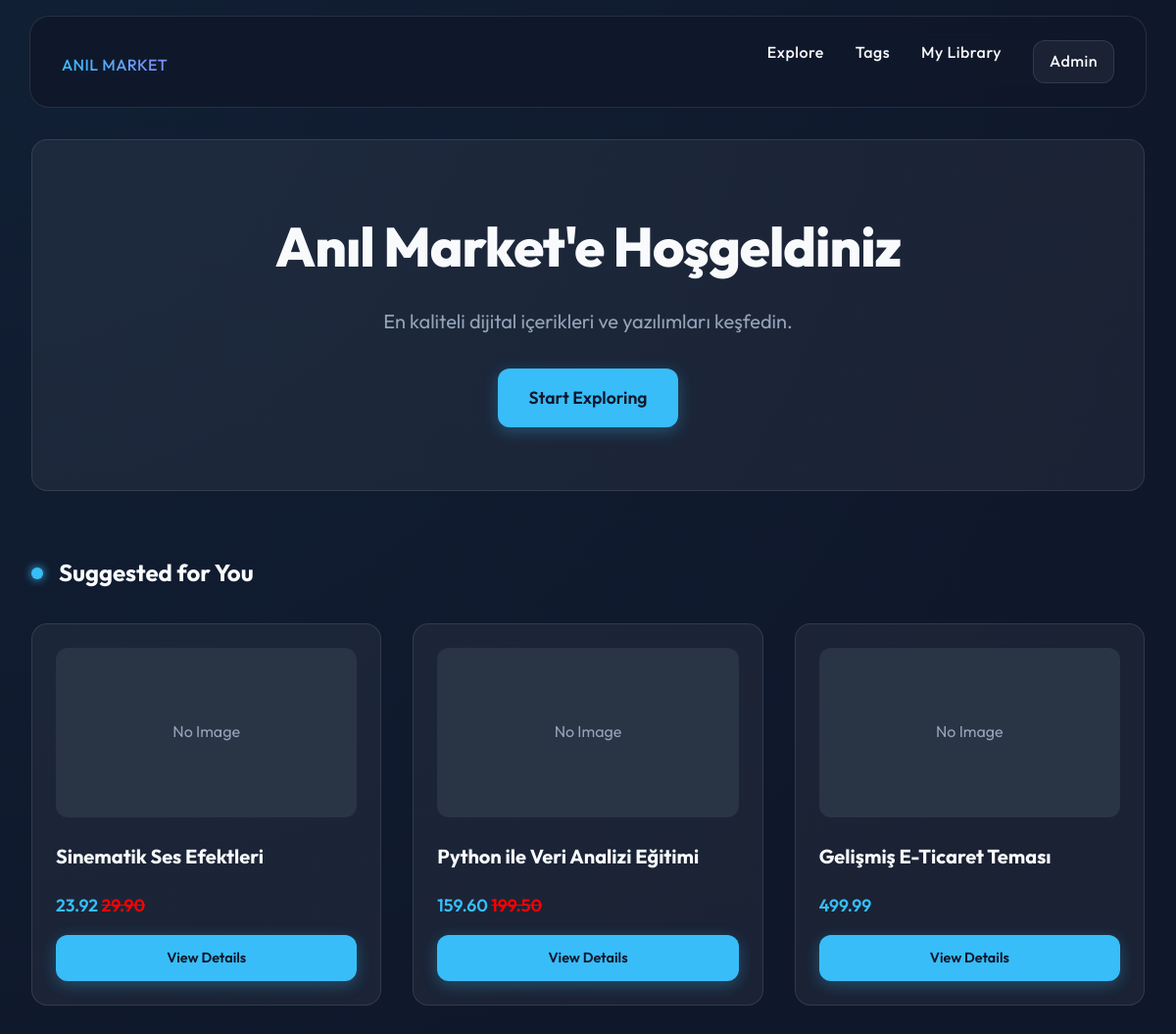
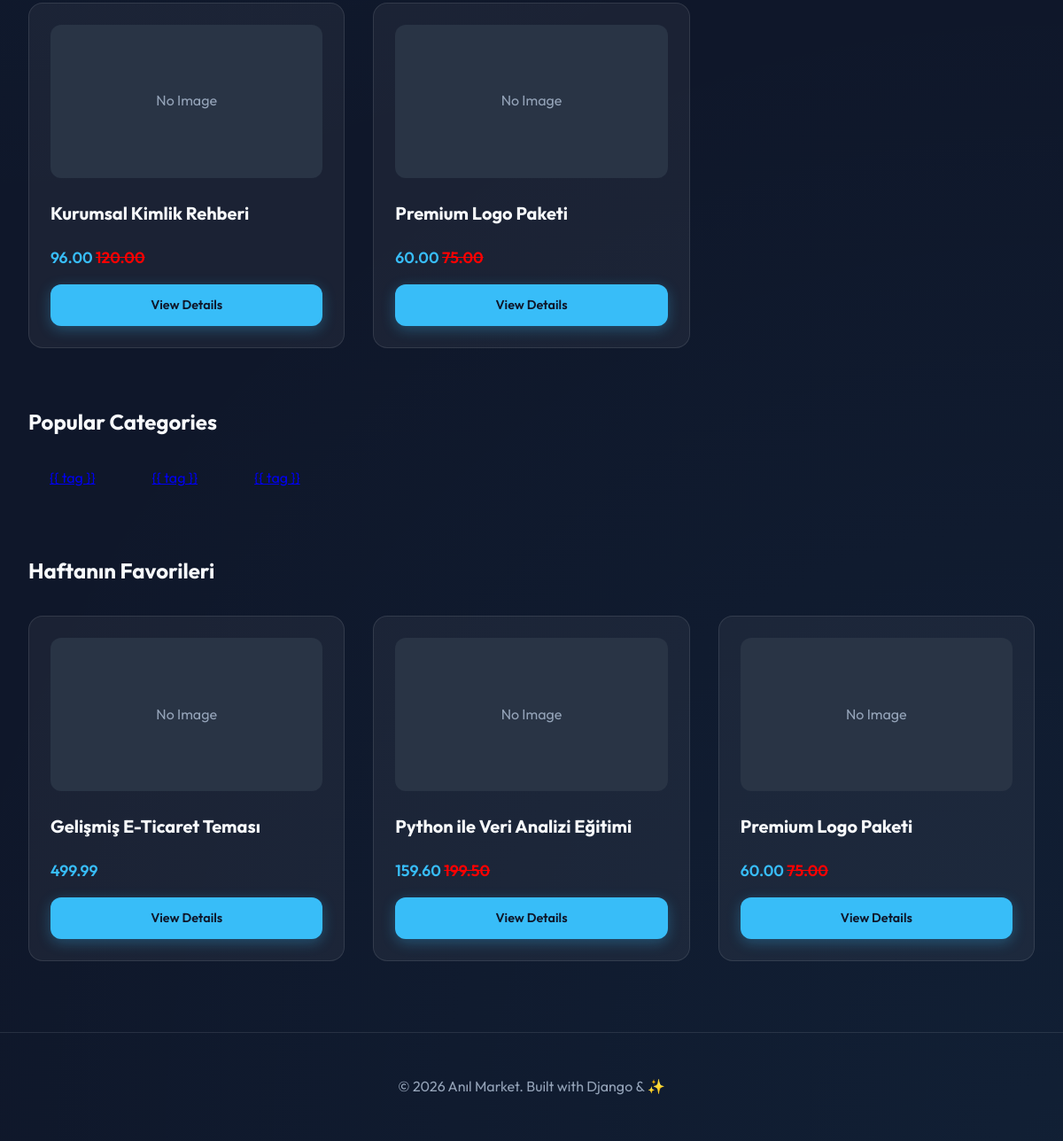
The app's page / (signed in) with its own data (2 pictures, top to bottom).
### products/models.py (models this page shows, shortened)
class Product(models.Model):
    seller = models.ForeignKey(SellerAccount, on_delete=models.CASCADE)
    media = models.ImageField(blank=True,
        null=True,
        upload_to=download_media_location,
        storage=FileSystemStorage(location=settings.PROTECTED_ROOT))
    title = models.CharField(max_length=30)
    slug = models.SlugField(blank=True, unique=True)
    description = models.TextField()
    price = models.DecimalField(max_digits=100, decimal_places=2, default=9.99, null=True)  # 100.00
    sale_active = models.BooleanField(default=False)
    sale_price = models.DecimalField(max_digits=100, decimal_places=2, default=6.99, null=True, blank=True)  # 100.00
    def get_absolute_url(self):
        view_name = "products:detail_slug"
        return reverse(view_name, kwargs={"slug": self.slug})
    @property
    def get_price(self):
        if self.sale_price and self.sale_active:
            return self.sale_price
        return self.price
    def get_html_price(self):
        price = self.get_price
        if price == self.sale_price:
            return "<p><span>%s</span> <span style='color:red;text-decoration:line-through;'>%s</span></p>" %(self.sale_price, self.price)
        else:
            return "<p>%s</p>" %(self.price)

class CuratedProducts(models.Model):
    user = models.ForeignKey(settings.AUTH_USER_MODEL, on_delete=models.CASCADE)
    section_name = models.CharField(max_length=120)
    products = models.ManyToManyField(Product, blank=True)
    active = models.BooleanField(default=True)

### dashboard/views.py (the view)
# urls.py: path('', DashboardView.as_view(), name='dashboard'),
class DashboardView(View):
	def get(self, request, *args, **kwargs):
		tag_views = None
		products = None
		top_tags = None
		curated = CuratedProducts.objects.filter(active=True).order_by("?")
		try:
			tag_views = request.user.tagview_set.all().order_by("-count")[:5]
		except:
			pass
		owned = None
		try:
			owned = request.user.myproducts.products.all()
		except:
			pass
		if tag_views:
			top_tags = [x.tag for x in tag_views]
			products = Product.objects.filter(tag__in=top_tags)
			if owned:
				products = products.exclude(pk__in=owned)
			if products.count() < 10:
				products = Product.objects.all().order_by("?")
				if owned:
					products = products.exclude(pk__in=owned)
				products = products[:10]
			else:
				products = products.distinct()
				products = sorted(products, key= lambda x: random.random())
		context = {
			"products": products,
			"top_tags": top_tags,
			"curated": curated,
		}
		return render(request, "dashboard/view.html", context)

### products/templatetags/get_thumbnail.py (called while the page is built, shortened)
@register.filter
def get_thumbnail(obj, arg):
    arg = arg.lower()
    if not isinstance(obj, Product):
        return None
    valid_types = [choice[0] for choice in THUMB_CHOICES]
    if arg not in valid_types:
        return None

### tags/models.py (called while the page is built)
    def get_absolute_url(self):
        view_name = "tags:detail"
        return reverse(view_name, kwargs={"slug": self.slug})

### templates/dashboard/view.html
{% extends "base.html" %}
{% block content %}
<div style="margin-bottom: 4rem; text-align: center; padding: 4rem 2rem;" class="glass animate-fade-in">
  <h1 style="font-size: 3.5rem; margin-bottom: 1rem;">Anıl Market'e Hoşgeldiniz</h1>
  <p style="color: var(--text-secondary); font-size: 1.25rem; max-width: 600px; margin: 0 auto 2rem;">En kaliteli
    dijital içerikleri ve yazılımları keşfedin.</p>
  <a href="{% url 'products:list' %}" class="btn btn-primary" style="padding: 1rem 2rem; font-size: 1.1rem;">Start
    Exploring</a>
</div>
<div style="margin-bottom: 4rem;">
  <h2 style="margin-bottom: 2rem; display: flex; align-items: center; gap: 1rem;">
    <span
      style="width: 12px; height: 12px; background: var(--accent-color); border-radius: 50%; box-shadow: 0 0 10px var(--accent-color);"></span>
    Suggested for You
  </h2>
  {% include "products/product_list_snippet.html" with product_list=products %}
</div>
{% if top_tags %}
<div style="margin-bottom: 4rem;">
  <h2 style="margin-bottom: 1.5rem;">Popular Categories</h2>
  <div style="display: flex; gap: 1rem; flex-wrap: wrap;">
    {% for tag in top_tags %}
    <a href="{{ tag.get_absolute_url }}" class="tag-badge" style="padding: 0.5rem 1.5rem; font-size: 1rem;">{{ tag
      }}</a>
    {% endfor %}
  </div>
</div>
{% endif %}
{% if curated.count > 0 %}
{% for curated_section in curated %}
<div style="margin-bottom: 4rem;">
  <h2 style="margin-bottom: 2rem;">{{ curated_section.section_name }}</h2>
  {% include "products/product_list_snippet.html" with product_list=curated_section.products.all %}
</div>
{% endfor %}
{% endif %}
{% endblock content %}

### templates/base.html (shortened to what this page needs)
{% load static %}
<!DOCTYPE html>
<html lang="en">
<head>
  <link href="{% static 'css/main.css' %}" rel="stylesheet">
</head>
<body>
  <nav class="main-nav">
    <div class="logo">
      <a href="{% url 'dashboard' %}" style="text-decoration: none; color: inherit;">ANIL MARKET</a>
    </div>
    <ul>
      <li><a href="{% url 'products:list' %}">Explore</a></li>
      <li><a href="{% url 'tags:list' %}">Tags</a></li>
      <li><a href="{% url 'library' %}">My Library</a></li>
      {% if request.user.is_authenticated %}
      <li><a href="{% url 'admin:index' %}" class="btn btn-secondary" style="padding: 0.5rem 1rem;">Admin</a></li>
      {% endif %}
    </ul>
  </nav>
  <main class="main-content animate-fade-in">
    {% block content %}
    {% endblock content %}
  </main>
  <footer
    style="margin-top: 5rem; padding: 3rem; text-align: center; border-top: 1px solid var(--glass-border); color: var(--text-secondary);">
    <p>&copy; 2026 Anıl Market. Built with Django & ✨</p>
  </footer>
</body>
</html>

### templates/products/product_list_snippet.html
{% load get_thumbnail %}
<div class="product-grid">
    {% for instance in product_list %}
    <div class="glass product-card">
        <div class="product-image">
            {% if instance|get_thumbnail:"medium" %}
            <img src="{{ instance|get_thumbnail:'medium' }}" style="width: 100%; height: 100%; object-fit: cover;" />
            {% else %}
            <div style="width: 100%; height: 100%; background: var(--glass-bg); display: flex; align-items: center; justify-content: center; color: var(--text-secondary);">No Image</div>
            {% endif %}
        </div>
        <div class="product-title">
            <a href="{{ instance.get_absolute_url }}" style="text-decoration: none; color: inherit;">{{ instance.title }}</a>
        </div>
        <div class="product-price">
            {{ instance.get_html_price|safe }}
        </div>
        <a href="{{ instance.get_absolute_url }}" class="btn btn-primary" style="margin-top: auto;">View Details</a>
    </div>
    {% empty %}
    <p>No Products yet.</p>
    {% endfor %}
</div>

### static/css/main.css (style rules this page uses)
:root { --bg-color: #0f172a; --surface-color: rgba(30, 41, 59, 0.7); --accent-color: #38bdf8; --accent-glow: rgba(56, 189, 248, 0.3); --text-primary: #f8fafc; --text-secondary: #94a3b8; --glass-border: rgba(255, 255, 255, 0.1); --glass-bg: rgba(255, 255, 255, 0.05); --transition: all 0.3s cubic-bezier(0.4, 0, 0.2, 1); }
* { margin: 0; padding: 0; box-sizing: border-box; }
body { background-color: var(--bg-color); color: var(--text-primary); font-family: 'Outfit', sans-serif; line-height: 1.6; background-image: radial-gradient(circle at 0% 0%, rgba(56, 189, 248, 0.05) 0%, transparent 50%), radial-gradient(circle at 100% 100%, rgba(56, 189, 248, 0.05) 0%, transparent 50%); min-height: 100vh; }
.glass { background: var(--glass-bg); backdrop-filter: blur(12px); -webkit-backdrop-filter: blur(12px); border: 1px solid var(--glass-border); border-radius: 16px; }
.main-nav { display: flex; justify-content: space-between; align-items: center; padding: 1.5rem 2rem; position: sticky; top: 0; z-index: 1000; margin: 1rem auto; width: 95%; max-width: 1200px; background: rgba(15, 23, 42, 0.8); backdrop-filter: blur(12px); border: 1px solid var(--glass-border); border-radius: 20px; }
.main-nav ul { list-style: none; display: flex; gap: 2rem; }
.main-nav a { color: var(--text-primary); text-decoration: none; font-weight: 500; transition: var(--transition); font-size: 1rem; letter-spacing: 0.5px; }
.logo { font-size: 1.5rem; font-weight: 800; background: linear-gradient(to right, #38bdf8, #818cf8); -webkit-background-clip: text; -webkit-text-fill-color: transparent; letter-spacing: -1px; }
.main-content { max-width: 1200px; margin: 2rem auto; padding: 0 2rem; }
.btn { display: inline-block; padding: 0.75rem 1.5rem; border-radius: 12px; font-weight: 600; cursor: pointer; transition: var(--transition); border: none; text-decoration: none; font-size: 0.9rem; text-align: center; }
.btn-primary { background: var(--accent-color); color: var(--bg-color); box-shadow: 0 4px 15px var(--accent-glow); }
.btn-secondary { background: var(--glass-bg); color: var(--text-primary); border: 1px solid var(--glass-border); }
.product-grid { display: grid; grid-template-columns: repeat(auto-fill, minmax(280px, 1fr)); gap: 2rem; }
.product-card { padding: 1.5rem; transition: var(--transition); display: flex; flex-direction: column; gap: 1rem; }
.product-image { width: 100%; aspect-ratio: 16/9; background: #1e293b; border-radius: 12px; overflow: hidden; margin-bottom: 0.5rem; }
.product-title { font-size: 1.25rem; font-weight: 700; margin-bottom: 0.25rem; }
.product-price { font-size: 1.1rem; color: var(--accent-color); font-weight: 600; }
h1 { font-size: 2.5rem; font-weight: 800; margin-bottom: 2rem; letter-spacing: -1px; }
.animate-fade-in { animation: fadeIn 0.5s ease forwards; }

### records on screen
Product: title "Sinematik Ses Efektleri", get_html_price "23.92 29.90"
Product: title "Python ile Veri Analizi Eğitimi", get_html_price "159.60 199.50"
Product: title "Gelişmiş E-Ticaret Teması", get_html_price "499.99"
Product: title "Kurumsal Kimlik Rehberi", get_html_price "96.00 120.00"
Product: title "Premium Logo Paketi", get_html_price "60.00 75.00"
CuratedProducts: section_name "Haftanın Favorileri"
